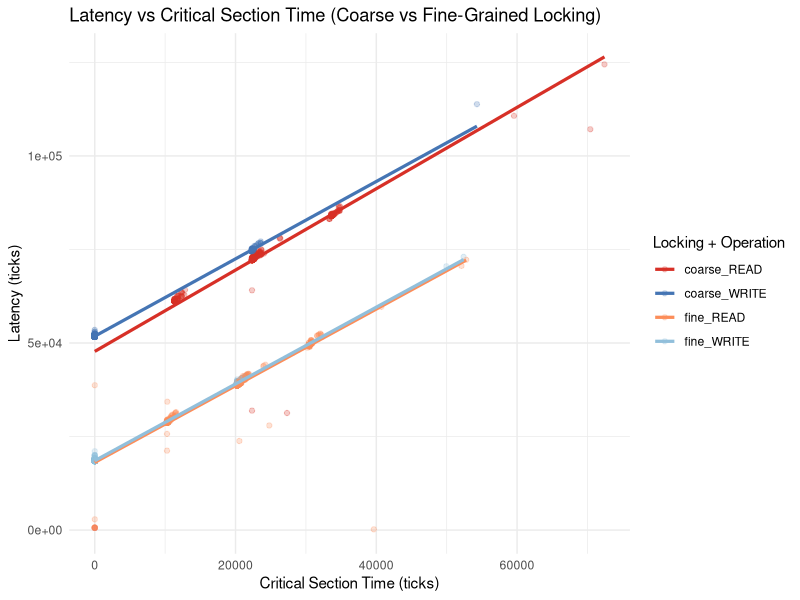
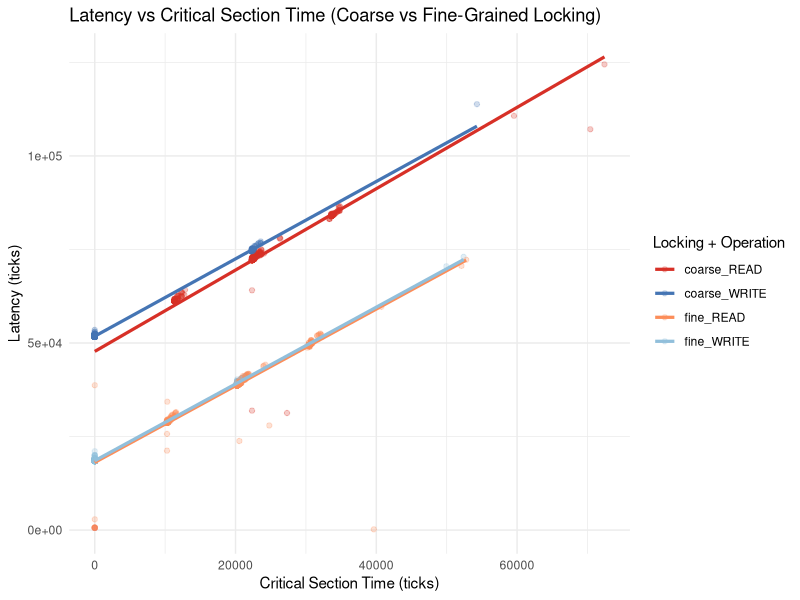

These figures' R source, in order:
library(tidyverse)

# Load both datasets and tag them
base <- read_csv("baseline.csv") %>% mutate(locking = "coarse")
fine <- read_csv("finegrained.csv") %>% mutate(locking = "fine")

# Combine
df <- bind_rows(base, fine)

# Convert op to factor
df$op <- factor(df$op,
                levels = c(1,2,3,4),
                labels = c("OPEN","READ","WRITE","CLOSE"))

# Filter to real per-op samples
df3 <- df %>% filter(op %in% c("READ","WRITE"))

# Create combined category for legend
df3 <- df3 %>%
  mutate(category = paste0(locking, "_", op))  # e.g., "coarse_READ", "fine_WRITE"

# Optional zoom to remove extreme outliers
df_zoom <- df3 %>% filter(latency_ticks < 200000)

# Unified overlay plot
ggplot(df_zoom, aes(x = cs_ticks, y = latency_ticks, color = category)) +
  geom_point(alpha = 0.25) +
  stat_smooth(method = "lm", formula = y ~ x, se = FALSE, size = 1.1) +
  scale_color_manual(
    values = c(
      "coarse_READ"  = "#d73027",  # red
      "coarse_WRITE" = "#4575b4",  # blue
      "fine_READ"    = "#fc8d59",  # light red/orange
      "fine_WRITE"   = "#91bfdb"   # light blue
    )
  ) +
  labs(
    title = "Latency vs Critical Section Time (Coarse vs Fine-Grained Locking)",
    x = "Critical Section Time (ticks)",
    y = "Latency (ticks)",
    color = "Locking + Operation"
  ) +
  theme_minimal()

ggsave("combined_latency_vs_cs_overlay_4cat.png", width = 10, height = 7, dpi = 300)
